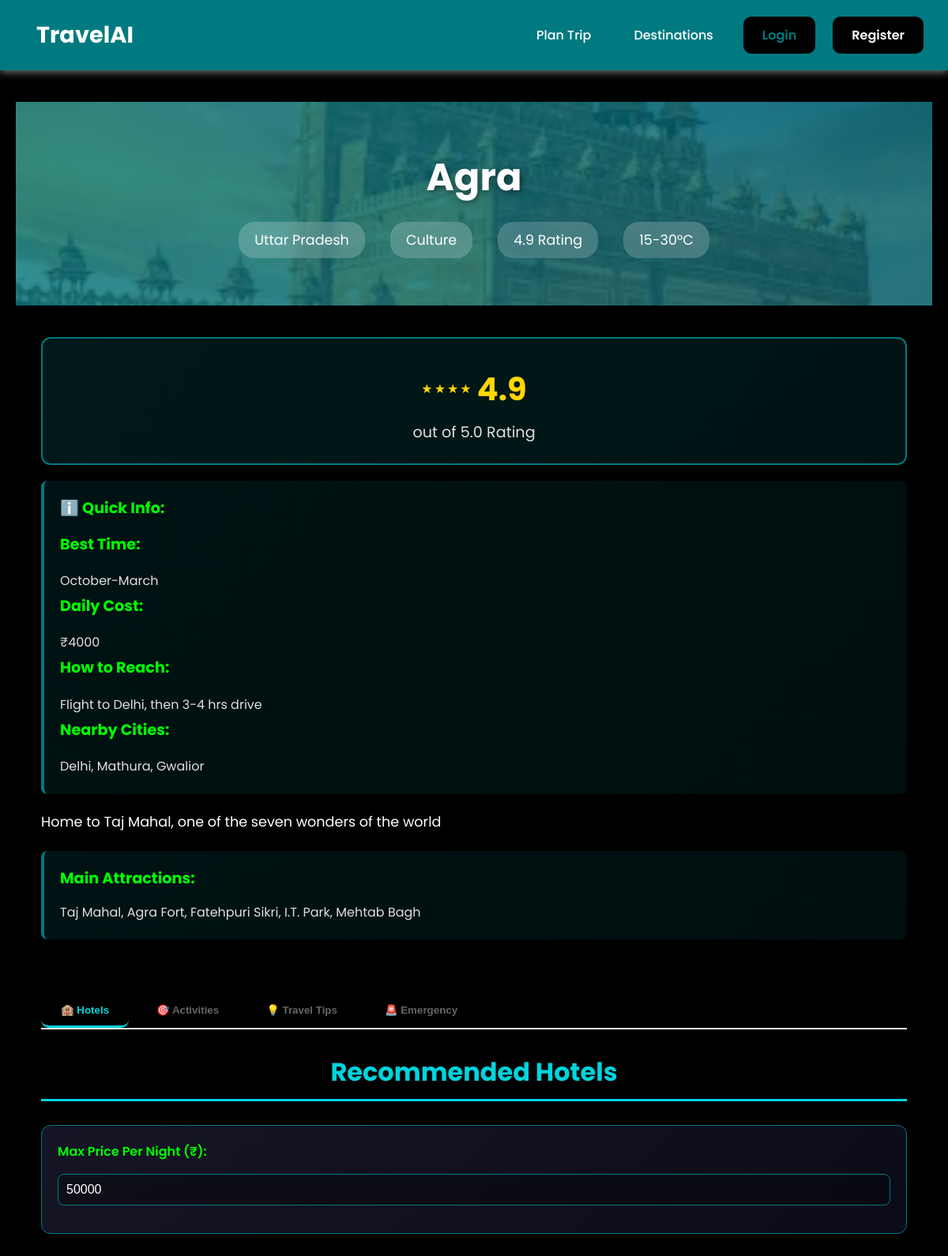
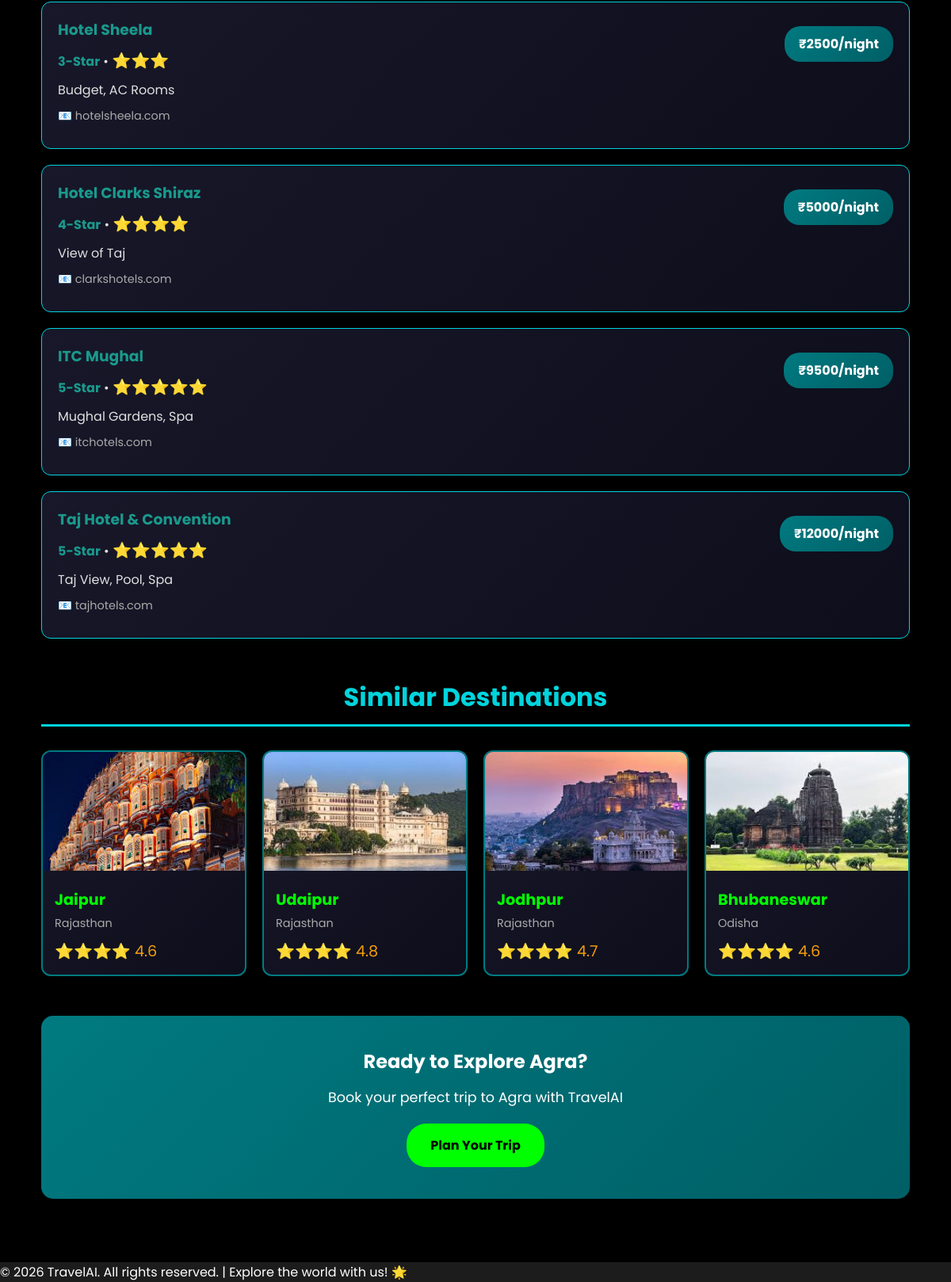
Page /destination/6 on the committed database (2 pictures, top to bottom).
### tables this page shows
CREATE TABLE destinations (
    id INTEGER PRIMARY KEY AUTOINCREMENT,
    name TEXT NOT NULL UNIQUE,
    state TEXT NOT NULL,
    category TEXT NOT NULL,
    best_season TEXT,
    cost_per_day INTEGER,
    description TEXT,
    attractions TEXT,
    image_url TEXT,
    rating REAL DEFAULT 4.5,
    temperature TEXT,
    how_to_reach TEXT,
    nearby_cities TEXT,
    created_at TIMESTAMP DEFAULT CURRENT_TIMESTAMP
);

CREATE TABLE hotels (
    id INTEGER PRIMARY KEY AUTOINCREMENT,
    destination_id INTEGER NOT NULL,
    hotel_name TEXT NOT NULL,
    category TEXT,
    price_per_night INTEGER,
    rating REAL,
    amenities TEXT,
    image_url TEXT,
    contact TEXT,
    created_at TIMESTAMP DEFAULT CURRENT_TIMESTAMP,
    FOREIGN KEY(destination_id) REFERENCES destinations(id)
);

### app.py (the view)
@app.route("/destination/<int:dest_id>")
def destination_detail(dest_id):
    conn = get_db()
    cur = conn.cursor()
    cur.execute("SELECT * FROM destinations WHERE id=?", (dest_id,))
    destination = cur.fetchone()
    if not destination:
        conn.close()
        return "Destination not found", 404
    user_budget = session.get('trip_budget', 0)
    cur.execute("SELECT * FROM hotels WHERE destination_id=? ORDER BY price_per_night", (dest_id,))
    hotels = cur.fetchall()
    cur.execute("SELECT * FROM activities WHERE destination_id=? ORDER BY cost", (dest_id,))
    activities = cur.fetchall()
    cur.execute("SELECT * FROM travel_tips WHERE destination_id=?", (dest_id,))
    tips = cur.fetchall()
    cur.execute("SELECT * FROM destinations WHERE category=? AND id!=? LIMIT 4",
               (destination['category'], dest_id))
    similar = cur.fetchall()
    conn.close()
    user = session.get("user")
    user_email = session.get("user_email", "")
    return render_template("destination_detail.html", user=user, destination=destination,
                         hotels=hotels, activities=activities, tips=tips, similar=similar,
                         user_budget=user_budget, user_email=user_email)

### app.py (called while the page is built)
def get_db():
    conn = sqlite3.connect(DB_PATH)
    conn.row_factory = sqlite3.Row
    return conn

### templates/destination_detail.html (shortened to what this page needs)
{% extends "base.html" %}
{% block content %}
<div class="detail-hero">
    <h1> {{ destination.name }}</h1>
    <div class="meta">
        <div class="meta-item"> {{ destination.state }}</div>
        <div class="meta-item"> {{ destination.category|capitalize }}</div>
        <div class="meta-item"> {{ destination.rating }} Rating</div>
        <div class="meta-item"> {{ destination.temperature }}</div>
    </div>
</div>
<div class="detail-content">
    <div class="section">
        <div class="rating-box">
            <div class="big-stars">
                <div class="star-rating">
                    {% for i in range(4) %}
                        {% if i < destination.rating|int %}
                            <span class="star">★</span>
                        {% elif i < destination.rating and destination.rating % 1 >= 0.5 %}
                            <span class="star">★</span>
                        {% else %}
                            <span class="star empty">★</span>
                        {% endif %}
                    {% endfor %}
                    <span class="rating-number">{{ destination.rating }}</span>
                </div>
            </div>
            <p style="margin: 10px 0 0 0; font-size: 1.2rem; color: #e0e0e0;">out of 5.0 Rating</p>
        </div>
        <div class="info-box">
            <strong>ℹ️ Quick Info:</strong>
            <p style="margin-top: 10px; line-height: 1.8; color: #e0e0e0;">
            <strong style="color: #00ff00;">Best Time:</strong> {{ destination.best_season }}<br>
            <strong style="color: #00ff00;">Daily Cost:</strong> ₹{{ destination.cost_per_day }}<br>
            <strong style="color: #00ff00;">How to Reach:</strong> {{ destination.how_to_reach }}<br>
            <strong style="color: #00ff00;">Nearby Cities:</strong> {{ destination.nearby_cities }}
            </p>
        </div>
        <div class="description">
            {{ destination.description }}
        </div>
        <div class="info-box">
            <strong>Main Attractions:</strong>
            <p style="margin-top: 10px; color: #e0e0e0;">{{ destination.attractions }}</p>
        </div>
    </div>
    <div class="section">
        <div class="tabs">
            <button class="tab-btn active" onclick="showTab(event, 'hotels')">🏨 Hotels</button>
            <button class="tab-btn" onclick="showTab(event, 'activities')">🎯 Activities</button>
            <button class="tab-btn" onclick="showTab(event, 'tips')">💡 Travel Tips</button>
            <button class="tab-btn" onclick="showTab(event, 'emergency')">🚨 Emergency</button>
        </div>
        <div id="hotels" class="tab-content active">
            <h2 class="section-title">Recommended Hotels</h2>
            <div class="filters">
                <div class="filter-group">
                    <label for="maxPrice">Max Price Per Night (₹):</label>
                    <input type="number" id="maxPrice" value="50000" onchange="filterHotels('{{ destination.id }}')" min="0" step="100">
                </div>
            </div>
            <div id="hotelsList">
                {% if hotels %}
                    {% for hotel in hotels %}
                    <div class="hotel-card">
                        <div style="display: flex; justify-content: space-between; align-items: start;">
                            <div style="flex: 1;">
                                <h3 style="margin: 0 0 10px 0; color: #1a998c;">{{ hotel.hotel_name }}</h3>
                                <p style="margin: 5px 0; color: #e0e0e0;">
                                    <strong style="color:#1a998c;">{{ hotel.category }}</strong> •
                                    <span class="stars">
                                        {% set stars_count = hotel.category.split('-')[0] %}
                                        {% for i in range(stars_count|int) %}⭐{% endfor %}
                                    </span>
                                </p>
                                <p style="margin: 10px 0; color: #e0e0e0;">{{ hotel.amenities }}</p>
                                <p style="margin: 10px 0; font-size: 0.9rem; color: #aaaaaa;">📧 {{ hotel.contact }}</p>
                            </div>
                            <div style="text-align: right;">
                                <div class="price-tag">₹{{ hotel.price_per_night }}/night</div>
                            </div>
                        </div>
                    </div>
                    {% endfor %}
                {% else %}
                    <p style="text-align: center; color: #aaaaaa; padding: 40px;">No hotels listed yet.</p>
                {% endif %}
            </div>
        </div>
    </div>
    {% if similar %}
    <div class="section">
        <h2 class="section-title"> Similar Destinations</h2>
        <div class="similar-grid">
            {% for dest in similar %}
            <a href="/destination/{{ dest.id }}" class="similar-card">
                <img src="{{ dest.image_url }}" alt="{{ dest.name }}" data-fallback="https://via.placeholder.com/300x200?text={{ dest.name }}">
                <div class="similar-card-content">
                    <h3>{{ dest.name }}</h3>
                    <p>{{ dest.state }}</p>
                    <div class="stars">
                        {% for i in range(dest.rating|int) %}⭐{% endfor %}
                        {{ dest.rating }}
                    </div>
                </div>
            </a>
            {% endfor %}
        </div>
    </div>
    {% endif %}
    <div style="background: linear-gradient(135deg, #007a80 0%, #005f66 100%); color: white; padding: 40px; border-radius: 15px; text-align: center; margin-top: 50px;">
        <h2 style="margin: 0 0 15px 0; color: white;">Ready to Explore {{ destination.name }}?</h2>
        <p style="margin: 0 0 20px 0; font-size: 1.1rem;">Book your perfect trip to {{ destination.name }} with TravelAI</p>
        <a href="/planner" style="display: inline-block; background: #00ff00; color: #000000; padding: 15px 30px; border-radius: 25px; text-decoration: none; font-weight: bold;">Plan Your Trip</a>
    </div>
</div>
{% endblock %}

### static/style.css (style rules this page uses)
* { box-sizing: border-box; margin: 0; padding: 0; }
body { font-family: 'Poppins', sans-serif; background: #000000; color: #ffffff; min-height: 100vh; }
h1, h2 { color: #fcfefe; text-align: center; }
h3 { color: #ffffff; }
label { color: #ffffff; }
input, select, textarea { width: 100%; padding: 12px; margin-top: 8px; border: 1px solid #007a80; border-radius: 10px; font-size: 1em; background: #000000; color: #ffffff; }
input::placeholder { color: #aaaaaa; }
button, .btn { margin-top: 20px; padding: 12px 24px; background: #007a80; color: #ffffff; border: none; border-radius: 10px; font-weight: 600; cursor: pointer; transition: 0.3s; }
.hotel-card, .activity-card { background: #000000; }
p, span, div { color: #ffffff; }

### rows in the picture
destinations: name "Agra", state "Uttar Pradesh", category "Culture", rating "4.9", temperature "15-30°C", best_season "October-March", cost_per_day "4000", how_to_reach "Flight to Delhi, then 3-4 hrs drive", nearby_cities "Delhi, Mathura, Gwalior", description "Home to Taj Mahal, one of the seven wonders of the world", attractions "Taj Mahal, Agra Fort, Fatehpuri Sikri, I.T. Park, Mehtab Bagh"
hotels: hotel_name "Hotel Sheela", category "3-Star", amenities "Budget, AC Rooms", contact "hotelsheela.com", price_per_night "2500"
hotels: hotel_name "Hotel Clarks Shiraz", category "4-Star", amenities "View of Taj", contact "clarkshotels.com", price_per_night "5000"
hotels: hotel_name "ITC Mughal", category "5-Star", amenities "Mughal Gardens, Spa", contact "itchotels.com", price_per_night "9500"
hotels: hotel_name "Taj Hotel & Convention", category "5-Star", amenities "Taj View, Pool, Spa", contact "tajhotels.com", price_per_night "12000"
destinations: image_url (picture), name "Jaipur", state "Rajasthan", rating "4.6"
destinations: image_url (picture), name "Udaipur", state "Rajasthan", rating "4.8"
destinations: image_url (picture), name "Jodhpur", state "Rajasthan", rating "4.7"
destinations: image_url (picture), name "Bhubaneswar", state "Odisha", rating "4.6"
